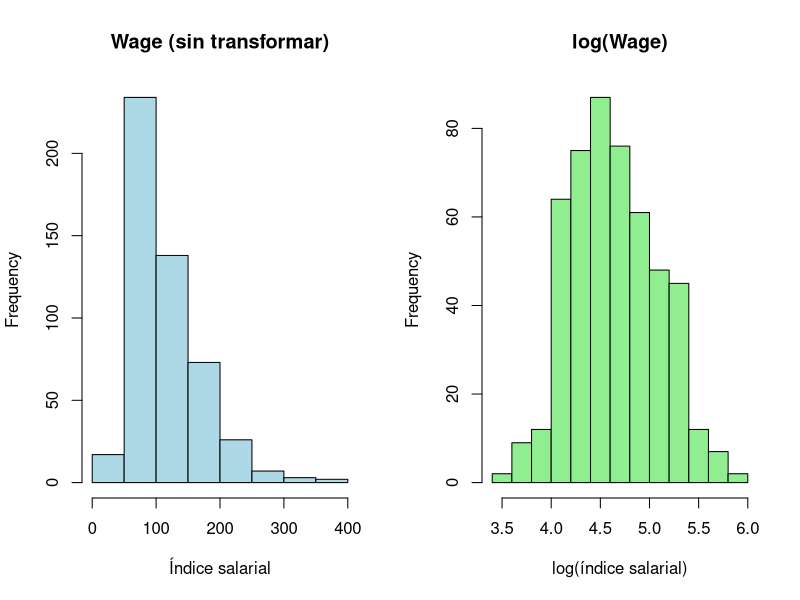
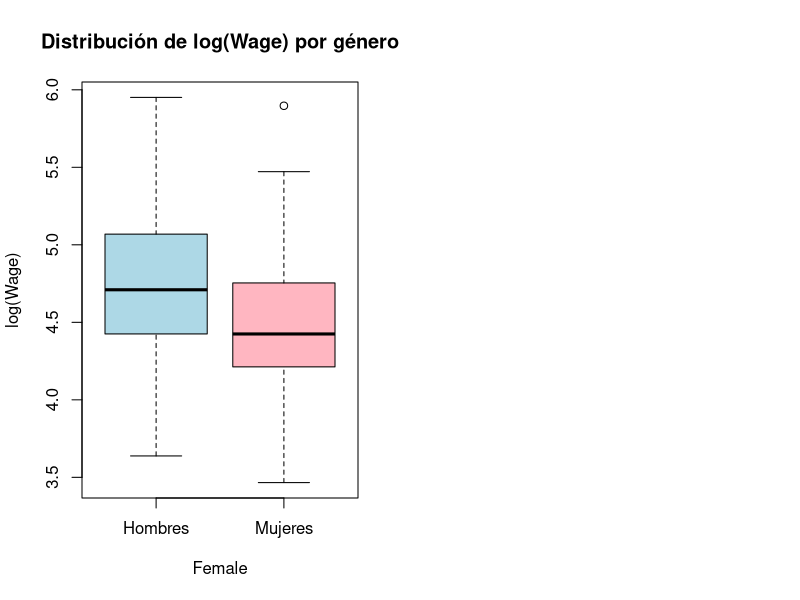

Reproduce these figures in R, in order.
## ---- chunk 1
knitr::opts_chunk$set(echo = TRUE, message = FALSE, warning = FALSE)
## ---- chunk 2
wage <- read.table("DataMRLM.txt", header = TRUE, sep = "\t")
str(wage)
## ---- chunk 3
par(mfrow = c(1, 2))
hist(wage$Wage, main = "Wage (sin transformar)",
     xlab = "Índice salarial", col = "lightblue")
hist(wage$LogWage, main = "log(Wage)",
     xlab = "log(índice salarial)", col = "lightgreen")
## ---- chunk 4
boxplot(LogWage ~ Female, data = wage,
        names = c("Hombres", "Mujeres"),
        ylab = "log(Wage)", col = c("lightblue", "lightpink"),
        main = "Distribución de log(Wage) por género")
## ---- chunk 5
mod_simple <- lm(LogWage ~ Female, data = wage)
summary(mod_simple)
## ---- chunk 6
beta_female_simple <- coef(mod_simple)["Female"]
gap_exacto <- (exp(beta_female_simple) - 1) * 100

cat("Brecha salarial bruta (aproximada):", round(beta_female_simple * 100, 2), "%\n")
cat("Brecha salarial bruta (exacta, con exp()):", round(gap_exacto, 2), "%\n")
## ---- chunk 7
r2 <- summary(mod_simple)$r.squared
r2_aj <- summary(mod_simple)$adj.r.squared
mse <- mean(residuals(mod_simple)^2)

cat("R^2:", round(r2, 4), "\n")
cat("R^2 ajustado:", round(r2_aj, 4), "\n")
cat("MSE:", round(mse, 4), "\n")
## ---- chunk 8
mod_mult <- lm(LogWage ~ Female + Age + factor(Educ) + Parttime, data = wage)
summary(mod_mult)
## ---- chunk 9
beta_female_mult <- coef(mod_mult)["Female"]
gap_exacto_mult <- (exp(beta_female_mult) - 1) * 100

cat("Brecha salarial AJUSTADA (aproximada):", round(beta_female_mult * 100, 2), "%\n")
cat("Brecha salarial AJUSTADA (exacta):", round(gap_exacto_mult, 2), "%\n")
cat("P-valor de Female en el modelo múltiple:",
    round(summary(mod_mult)$coefficients["Female", 4], 4), "\n")
## ---- chunk 10
X <- model.matrix(mod_mult)[, -1]
vif_manual <- sapply(colnames(X), function(v) {
  f <- as.formula(paste0("`", v, "` ~ ."))
  r2_v <- summary(lm(f, data = as.data.frame(X)))$r.squared
  1 / (1 - r2_v)
})
print(round(vif_manual, 3))
## ---- chunk 11
r2_m <- summary(mod_mult)$r.squared
r2_aj_m <- summary(mod_mult)$adj.r.squared
mse_m <- mean(residuals(mod_mult)^2)

cat("R^2:", round(r2_m, 4), "\n")
cat("R^2 ajustado:", round(r2_aj_m, 4), "\n")
cat("MSE:", round(mse_m, 4), "\n")
## ---- chunk 12
sst <- sum((wage$LogWage - mean(wage$LogWage))^2)
ssr <- sum((fitted(mod_mult) - mean(wage$LogWage))^2)
sse <- sum(residuals(mod_mult)^2)

cat("SST:", round(sst, 2), "\n")
cat("SSR:", round(ssr, 2), "\n")
cat("SSE:", round(sse, 2), "\n")
cat("SSR + SSE =", round(ssr + sse, 2), " (debe ser ~ SST)\n")
## ---- chunk 13
comparacion <- data.frame(
  Modelo = c("Simple (Female)", "Múltiple (Female + Age + Educ + Parttime)"),
  R2 = c(r2, r2_m),
  R2_ajustado = c(r2_aj, r2_aj_m)
)
comparacion

n <- nrow(wage)
p_simple <- length(coef(mod_simple))
Cp_simple <- sse / mse_m - (n - 2 * p_simple)
cat("Cp de Mallows (modelo simple):", round(Cp_simple, 2),
    " (p =", p_simple, ")\n")
